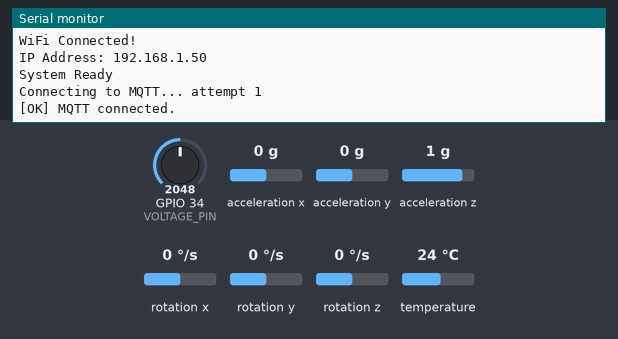
The sketch below on a simulated ESP32. Parts: the last lines printed to the serial monitor. The inputs (shaded band) are chosen by the test bench; at power-on: acceleration x 0 g, temperature 24 °C, GPIO 34 (VOLTAGE_PIN) = 2048, acceleration y 0 g, acceleration z 1 g, rotation x 0 °/s, rotation y 0 °/s, rotation z 0 °/s. WiFi joins after 1.5 s; servers stay silent unless stated; no MQTT or app messages arrive unless stated.

Above: at 2.7 s.
2.8 s: acceleration x set to -1.4 g
At 6.1 s:
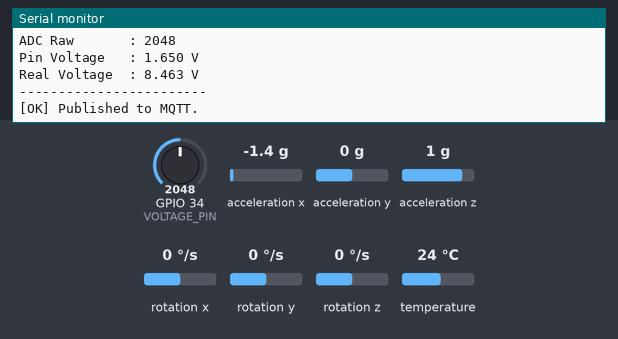
6.7 s: temperature set to 12 °C
8.2 s: GPIO 34 (VOLTAGE_PIN) set to 2866
At 9.4 s:
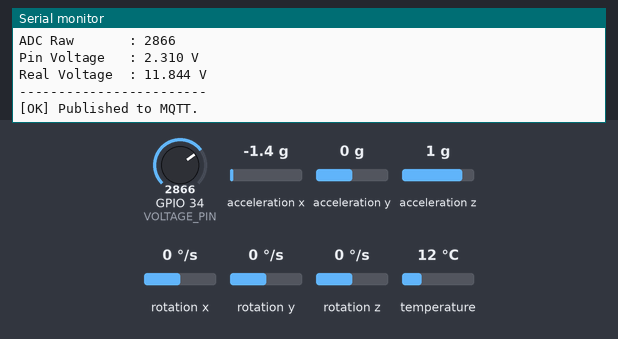
9.7 s: acceleration y set to -1.4 g
11.2 s: acceleration z set to -1.4 g
12.7 s: temperature set to 19 °C
Timing chart, 0 to 15.2 s (numbered marks = the images above; inputs shaded):
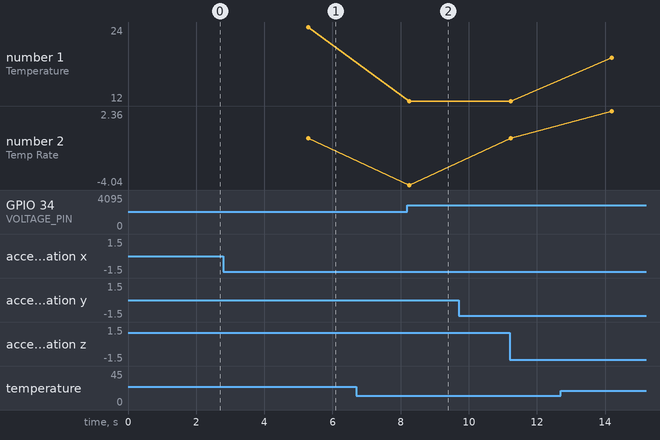

Measured:
- after the input at 2.8 s, the serial monitor: prints a new line after 2.5 s (image 1)
- after the input at 8.2 s, the serial monitor: prints a new line after 0.06 s (image 2)
- plotted number 1: 12 → 19 after the input at 12.7 s
- plotted number 2: 0 → 2.36 after the input at 12.7 s

The sketch:

EDsp32read.ino
```cpp
#include <WiFi.h>
#include <Wire.h>
#include <MPU6050.h>
#include <OneWire.h>
#include <DallasTemperature.h>
#include <PubSubClient.h>
#include <ArduinoJson.h>

// ================= WIFI CONFIG =================
const char* ssid     = "wifi name";
const char* password = "password";

// ================= MQTT CONFIG =================
const char* mqttServer   = "172.20.10.2";
const int   mqttPort     = 1883;
const char* mqttUser     = "";       // leave empty if no auth
const char* mqttPassword = "";
const char* mqttTopic    = "esp32/sensors";

// ================= DS18B20 =================
#define ONE_WIRE_BUS 4
OneWire oneWire(ONE_WIRE_BUS);
DallasTemperature tempSensor(&oneWire);

// ================= MPU6050 =================
MPU6050 mpu;

// ================= VOLTAGE =================
#define VOLTAGE_PIN 34
#define VOLTAGE_DIVIDER_RATIO 5.128f   // adjust to your resistor divider

// ================= MQTT RECONNECT =================
#define MQTT_RETRY_LIMIT 5             // max attempts before giving up per loop

// ================= VARIABLES =================
WiFiClient   espClient;
PubSubClient client(espClient);

float        prevTemp         = 0;
unsigned long prevTime        = 0;
float        vibrationSmoothed = 0;
bool         firstLoop        = true;

// ================= WIFI =================
void setupWiFi() {
  WiFi.begin(ssid, password);
  Serial.print("Connecting to WiFi");

  unsigned long startTime = millis();
  while (WiFi.status() != WL_CONNECTED) {
    delay(500);
    Serial.print(".");
    if (millis() - startTime > 20000) {
      Serial.println("\n[WARN] WiFi connection timed out. Running offline.");
      return;
    }
  }

  Serial.println("\nWiFi Connected!");
  Serial.print("IP Address: ");
  Serial.println(WiFi.localIP());
}

// ================= MQTT (non-blocking, limited retries) =================
bool reconnectMQTT() {
  int attempts = 0;
  while (!client.connected() && attempts < MQTT_RETRY_LIMIT) {
    Serial.print("Connecting to MQTT... attempt ");
    Serial.println(attempts + 1);

    if (client.connect("ESP32Client", mqttUser, mqttPassword)) {
      Serial.println("[OK] MQTT connected.");
      return true;
    } else {
      Serial.print("[FAIL] rc=");
      Serial.print(client.state());
      Serial.println(" — retrying in 500ms");
      delay(500);
      attempts++;
    }
  }

  if (!client.connected()) {
    Serial.println("[WARN] Could not connect to MQTT. Skipping publish this cycle.");
    return false;
  }
  return true;
}

// ================= SETUP =================
void setup() {
  Serial.begin(115200);

  setupWiFi();
  client.setServer(mqttServer, mqttPort);

  tempSensor.begin();
  Wire.begin();
  mpu.initialize();

  if (!mpu.testConnection()) {
    Serial.println("[WARN] MPU6050 connection failed!");
  }

  Serial.println("System Ready");
}

// ================= LOOP =================
void loop() {

  // -------- MQTT keep-alive --------
  if (WiFi.status() == WL_CONNECTED) {
    if (!client.connected()) {
      reconnectMQTT();
    }
    client.loop();
  }

  // ======== 1. TEMPERATURE ========
  tempSensor.requestTemperatures();
  float temperature = tempSensor.getTempCByIndex(0);
  bool  tempValid   = (temperature != DEVICE_DISCONNECTED_C && temperature != -127.0f);

  // ---- Temperature rate of change ----
  unsigned long currentTime = millis();
  float tempRate = 0;

  if (!firstLoop && prevTime != 0) {
    float dt = (currentTime - prevTime) / 1000.0f;
    if (dt > 0) {
      tempRate = (temperature - prevTemp) / dt;
    }
  }

  // Skip publishing on first loop — tempRate would be garbage
  if (firstLoop) {
    prevTemp  = temperature;
    prevTime  = currentTime;
    firstLoop = false;
    delay(2000);
    return;
  }

  prevTemp = temperature;
  prevTime = currentTime;

  // ======== 2. VIBRATION (RMS) ========
  const int samples = 50;
  float sumSq = 0;

  for (int i = 0; i < samples; i++) {
    int16_t ax, ay, az;
    mpu.getAcceleration(&ax, &ay, &az);

    float mag = sqrtf((float)ax * ax + (float)ay * ay + (float)az * az);
    float dyn = mag - 16384.0f;   // remove gravity (±2g mode)
    sumSq += dyn * dyn;
    delay(2);
  }

  float rms       = sqrtf(sumSq / samples);
  float vibration = rms / 16384.0f;   // convert to g

  // Exponential smoothing
  const float alpha    = 0.1f;
  vibrationSmoothed    = alpha * vibration + (1.0f - alpha) * vibrationSmoothed;

  // ======== 3. VOLTAGE ========
  int   rawValue   = analogRead(VOLTAGE_PIN);
  float pinVoltage = ((float)rawValue / 4095.0f) * 3.3f;
  float voltage    = pinVoltage * VOLTAGE_DIVIDER_RATIO;

  // ======== SERIAL DEBUG ========
  Serial.println("----- Sensor Data -----");

  if (!tempValid) {
    Serial.println("[ERROR] DS18B20 not detected or disconnected!");
  } else {
    Serial.printf("Temperature   : %.2f °C\n", temperature);
    Serial.printf("Temp Rate     : %.4f °C/s\n", tempRate);
  }

  Serial.printf("Vibration (g) : %.6f\n", vibrationSmoothed);
  Serial.printf("ADC Raw       : %d\n", rawValue);
  Serial.printf("Pin Voltage   : %.3f V\n", pinVoltage);
  Serial.printf("Real Voltage  : %.3f V\n", voltage);
  Serial.println("------------------------\n");

  // ======== MQTT PUBLISH ========
  // Only publish if temperature sensor is healthy
  if (!tempValid) {
    Serial.println("[SKIP] Not publishing — invalid temperature reading.");
    delay(2000);
    return;
  }

  if (WiFi.status() == WL_CONNECTED && client.connected()) {

    // Build JSON safely with ArduinoJson
    StaticJsonDocument<256> doc;
    doc["temperature"]   = temperature;
    doc["temp_rate"]     = tempRate;
    doc["vibration_g"]   = vibrationSmoothed;
    doc["voltage_raw"]   = rawValue;
    doc["voltage_pin"]   = pinVoltage;
    doc["voltage_real"]  = voltage;

    char payload[256];
    serializeJson(doc, payload);

    if (client.publish(mqttTopic, payload)) {
      Serial.println("[OK] Published to MQTT.");
    } else {
      Serial.println("[FAIL] MQTT publish failed.");
    }

  } else {
    Serial.println("[SKIP] WiFi or MQTT not connected — skipping publish.");
  }

  delay(2000);
}
```
